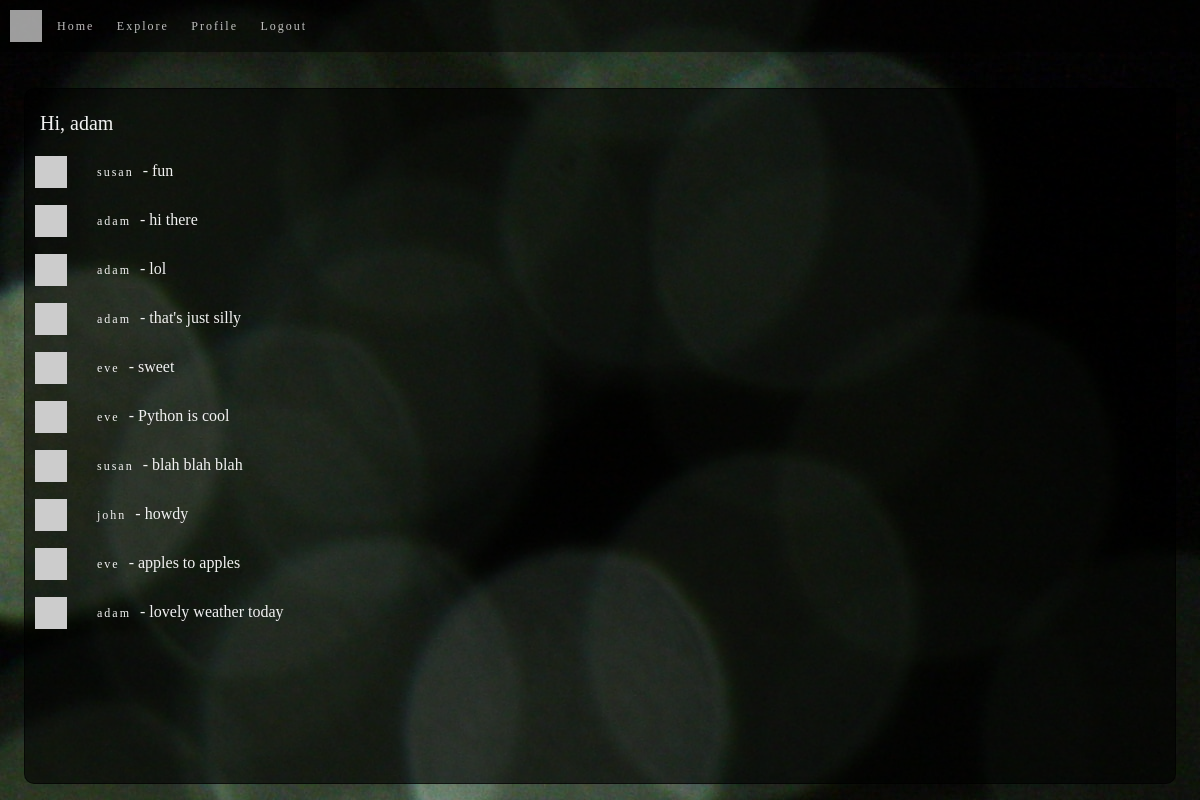
Screenshot of /explore (signed in) with the database file from the repository.
### app/models.py (models this page shows, shortened)
class User(UserMixin, db.Model):
    id = db.Column(db.Integer, primary_key=True)
    username = db.Column(db.String(64), index=True, unique=True)
    email = db.Column(db.String(120), index=True, unique=True)
    password_hash = db.Column(db.String(128))
    posts = db.relationship('Post', backref='author', lazy='dynamic')
    about_me = db.Column(db.String(140))
    last_seen = db.Column(db.DateTime, default=datetime.utcnow)
    followed = db.relationship(
        'User', secondary=followers,
        primaryjoin=(followers.c.follower_id == id),
        secondaryjoin=(followers.c.followed_id == id),
        backref=db.backref('followers', lazy='dynamic'), lazy='dynamic')
    def avatar(self):
        digest = md5(self.email.lower().encode('utf-8')).hexdigest()
        return avatar_dicebear("jdenticon", digest[12:])

class Post(db.Model):
    id = db.Column(db.Integer, primary_key=True)
    body = db.Column(db.String(140))
    timestamp = db.Column(db.DateTime, index=True, default=datetime.utcnow)
    user_id = db.Column(db.Integer, db.ForeignKey('user.id'))

### app/routes.py (the view)
@app.route('/explore', methods=["GET"])
@login_required
def explore():
    page = request.args.get('page', 1, type=int)
    posts = Post.query.order_by(Post.timestamp.desc()).paginate(page, app.config['POSTS_PER_PAGE'], False)
    next_url = url_for('explore', page=posts.next_num) if posts.has_next else None
    prev_url = url_for('explore', page=posts.prev_num) if posts.has_prev else None
    return render_template('index.html', title='Explore', posts=posts.items, next_url=next_url, prev_url=prev_url)

### app/models.py (called while the page is built)
@login.user_loader
def load_user(id):
    return User.query.get(int(id))

### app/routes.py (called while the page is built)
@app.before_request
def before_request():
    if current_user.is_authenticated:
        current_user.last_seen = datetime.utcnow()
        db.session.commit()

### app/utils.py (called while the page is built)
def avatar_dicebear(sprite, seed, mood=None):
    valid_sprites = [
        "male", "female", "human", "identicon",
        "initials", "bottts", "avataaars", "jdenticon", "gridy"]
    valid_moods = ["happy", "sad", "surprised"]
    if sprite not in valid_sprites:
        return "SPRITE MUST BE ONE OF : {}".format(", ".join(valid_sprites))
    if (mood is not None) and (mood in valid_moods):
        return "https://avatars.dicebear.com/v2/{sprites}/{seed}.svg?options[mood][]={mood}".format(sprites=sprite, seed=seed, mood=mood)
    return "https://avatars.dicebear.com/v2/{sprites}/{seed}.svg".format(sprites=sprite, seed=seed)

### app/templates/index.html (shortened to what this page needs)
{% extends "base.html" %}
{% block content%}
    <h1 id="subject">Hi, {{ current_user.username }}</h1>
    <div id="matter">
        {% if posts %}
        <ul>
            {% for post in posts %}
                {% include "_post.html" %}
            {% endfor %}
        </ul>
        {% endif %}
    </div>
{% endblock %}

### app/templates/_post.html
<section class="user-post">
    <img src="{{ post.author.avatar() }}" width="32px">
    <p class="user-posted">
        <a href="{{ url_for('user', username=post.author.username) }}">{{ post.author.username }}</a>
         - <b>{{ post.body }}</b>
    </p>
</section>

### app/static/css/index.css (style rules this page uses)
html, body, div, span, applet, object, iframe, h1, h2, h3, h4, h5, h6, p, blockquote, pre, a, abbr, acronym, address, big, cite, code, del, dfn, em, img, ins, kbd, q, s, samp, small, strike, strong, sub, sup, tt, var, b, u, i, center, dl, dt, dd, ol, ul, li, fieldset, form, label, legend, table, caption, tbody, tfoot, thead, tr, th, td, article, aside, canvas, details, embed, figure, figcaption, footer, header, hgroup, menu, nav, output, ruby, section, summary, time, mark, audio, video { margin: 0; padding: 0; border: 0; font-size: 100%; font: inherit; vertical-align: baseline; }
article, aside, details, figcaption, figure, footer, header, hgroup, menu, nav, section { display: block; }
body { line-height: 1; }
ol, ul { list-style: none; }
* { box-sizing: border-box; }
html { font-size: 62.5%; }
html, body { font-family: 'sans-serif'; }
a { color: #f2f2f2; text-decoration: none; padding: 5px; }
body { margin: 0; }
body { background-image: url("../images/becca-romine-Lll4QeybDEg-unsplash.jpg"); display: flex; flex-direction: column; }
.body-content h1 { padding: 1.5rem; }
.body-content p { padding: 1.5rem; }
h1 { font-size: 2rem; color: #f2f2f2; }
a { font-size: 1.2rem; letter-spacing: 0.2rem; padding-left: 1.5rem; }
.user-post, .profile-head { display: flex; align-items: center; flex-wrap: wrap; padding-left: 1rem; color: #f2f2f2; background-color: rgba(0, 0, 0, 0); }

### rows the page displays
User: username "adam"
Post: author.username "susan", body "fun"
Post: author.username "adam", body "hi there"
Post: author.username "adam", body "lol"
Post: author.username "adam", body "that's just silly"
Post: author.username "eve", body "sweet"
Post: author.username "eve", body "Python is cool"
Post: author.username "susan", body "blah blah blah"
Post: author.username "john", body "howdy"
Post: author.username "eve", body "apples to apples"
Post: author.username "adam", body "lovely weather today"
